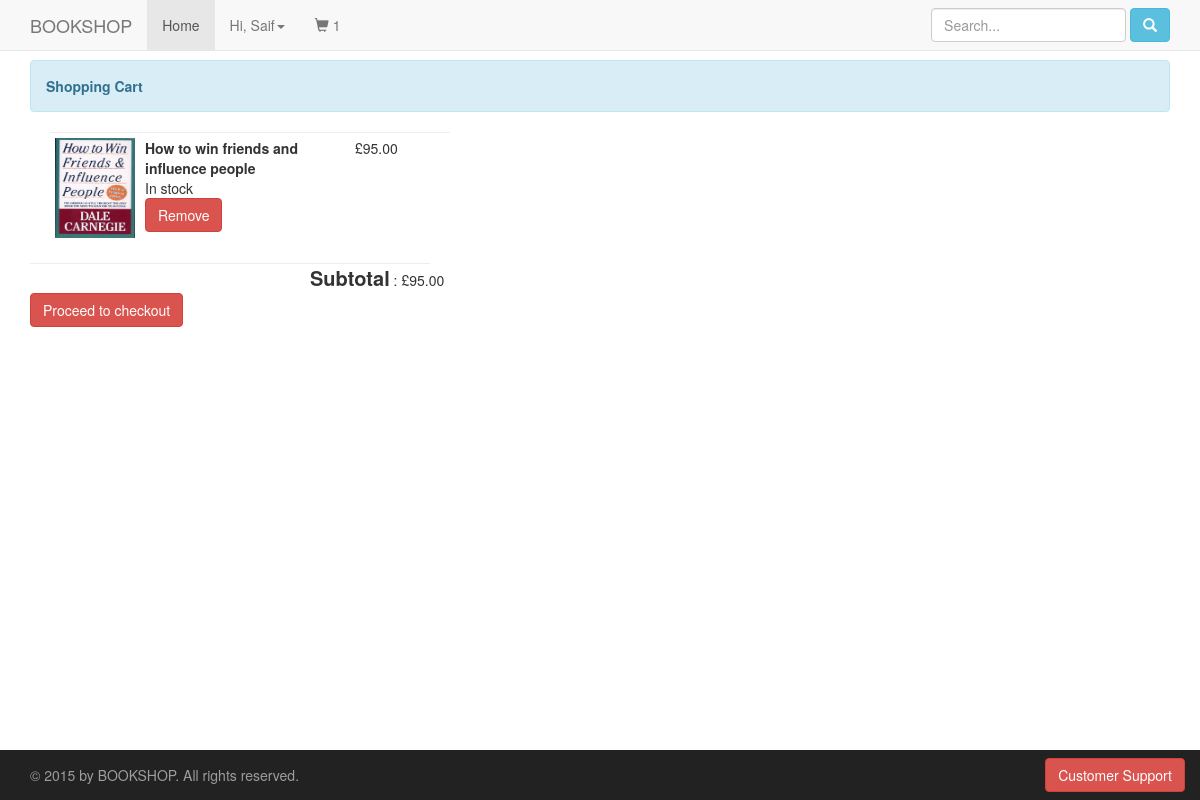
Screenshot of /cart (signed in) with the database file from the repository.
### tables this page shows
CREATE TABLE users 
(userId INTEGER PRIMARY KEY, 
password TEXT,
email TEXT,
firstName TEXT,
lastName TEXT,
address1 TEXT,
address2 TEXT,
zipcode TEXT,
city TEXT,
state TEXT,
country TEXT, 
phone TEXT
);

CREATE TABLE "products" ("productId" INTEGER PRIMARY KEY, "name" TEXT, "price" REAL, "description" TEXT, "image" TEXT, "stock" INTEGER, "categoryId" INTEGER NOT NULL REFERENCES "categories" ("catgeoryId"));

### main.py (the view)
@app.route("/cart")
def cart():
    if 'email' not in session:
        return redirect(url_for('loginForm'))
    loggedIn, firstName, noOfItems = makeSignin()
    email = session['email']
    with sqlite3.connect('app.db') as conn:
        connectionCursor = conn.cursor()
        connectionCursor.execute("SELECT userId FROM users WHERE email = '" + email + "'")
        userId = connectionCursor.fetchone()[0]
        connectionCursor.execute("SELECT products.productId, products.name, products.price, products.image FROM products, kart WHERE products.productId = kart.productId AND kart.userId = " + str(userId))
        products = connectionCursor.fetchall()
    totalPrice = 0
    for row in products:
        totalPrice += row[2]
    return render_template("cart.html", products = products, totalPrice=totalPrice, loggedIn=loggedIn, firstName=firstName, noOfItems=noOfItems)

### main.py (called while the page is built)
def makeSignin():
    with sqlite3.connect('app.db') as conn:
        connectionCursor = conn.cursor()
        if 'email' not in session:
            loggedIn = False
            firstName = ''
            noOfItems = 0
        else:
            loggedIn = True
            connectionCursor.execute("SELECT userId, firstName FROM users WHERE email = '" + session['email'] + "'")
            userId, firstName = connectionCursor.fetchone()
            connectionCursor.execute("SELECT count(productId) FROM kart WHERE userId = " + str(userId))
            noOfItems = connectionCursor.fetchone()[0]
    conn.close()
    return (loggedIn, firstName, noOfItems)

### templates/cart.html (shortened to what this page needs)
<!DOCTYPE HTML>
<html>
<head>
<link rel="stylesheet" href={{url_for('static', filename='css/cart.css')}} />
<link rel="stylesheet" href="https://maxcdn.bootstrapcdn.com/bootstrap/3.3.7/css/bootstrap.min.css">
</head>
<body>
<div class="navbar navbar-default navbar-fixed-top">
    <div class="container">
         <div class="navbar-header">
            <a class="navbar-brand" rel="home" href="/" title="Buy Everything">BOOKSHOP</a>
        </div>
        <div id="navbar" class="collapse navbar-collapse navbar-responsive-collapse">
            <ul class="nav navbar-nav">
                <li class="active"><a href="/">Home</a></li>
				{% if not loggedIn %}
				<li><a class="link" href="/loginForm">Sign In</a></li>
				{% else %}
                <li class="dropdown">
                    <a href="#" class="dropdown-toggle" data-toggle="dropdown" role="button" aria-haspopup="true" aria-expanded="false">Hi, {{firstName}}<span class="caret"></span></a>
                </li>
				{% endif %}
				<li><a class="link" href="/cart">
						<span class="glyphicon glyphicon-shopping-cart"></span> {{noOfItems}}
				</a></li>
            </ul>
			<form class="navbar-form navbar-right" role="search" method="post" id="searchform" action="/search">
				<div class="form-group">
					<input name="searchBox" id="searchBox" type="text" class="search-query form-control" autocomplete="off" placeholder="Search...">
					<button id="searchButton" class="btn btn-info" type="submit" value="Search">
					  <span class="glyphicon glyphicon-search"></span>
					</button>
				</div>
			</form>
		</div>
    </div>
</div>
<div id="cartItems" class="container">
	<div class="alert alert-info">
			<strong>Shopping Cart</strong>
		</div>
	<div id="tableItems">
		{% for row in products %}
		<div>
			<hr id="seperator">
			<div id="itemImage">
				<img src={{url_for('static', filename='uploads/'+row[3])}} id="image"/>
			</div>
			<div id="itemName">
				<span id="itemNameTag">{{row[1]}}</span><br>
				In stock<br>
				<a class="btn btn-danger"href="/removeFromCart?productId={{row[0]}}">Remove</a>
			</div>
			<div id="itemPrice">
				&#163;{{"%.2f"|format(row[2])}}
			</div>
		</div>
		{% endfor %}
	</div>
	{% if products|length > 0   %}
		<hr id="seperator">
		<div id="total">
			<span id="subtotal">Subtotal</span> : &#163;{{"%.2f"|format(totalPrice)}}
		</div>
		<a align="right" class="btn btn-danger"href="/paymentDetails">Proceed to checkout</a>
	{% endif %}
</div>
<nav class="navbar-wrapper navbar-inverse navbar-fixed-bottom">
  <div class="container-fluid">
    <p class="navbar-text pull-left">&copy; 2015 by BOOKSHOP. All rights reserved.</p>
    <a href="/contactus" class="btn navbar-btn btn-danger pull-right">Customer Support</a>
  </div>
</nav>
</body>
</html>

### static/css/cart.css (style rules this page uses)
#tableItems { margin-left: 20px; margin-right: 20px; margin-top: 20px; margin-bottom: 20px; }
#itemImage { margin-left: 5px; margin-right: 5px; margin-top: 5px; margin-bottom: 5px; height: 100px; float: left; }
#itemName { margin-left: 5px; margin-right: 5px; margin-top: 5px; margin-bottom: 5px; height: 100px; width: 200px; float: left; }
#itemPrice { margin-left: 5px; margin-right: 5px; margin-top: 5px; margin-bottom: 5px; height: 100px; display: inline-block; }
#image { height: 100px; width: 80px; }
#seperator { margin: 0px; max-width: 400px; }
#total { padding-left: 280px; }
#itemNameTag { font-weight: bold; }
#subtotal { font-weight: bold; font-size: 20px; }

### rows the page displays
users: firstName "Saif"
products: image (picture), name "How to win friends and influence people", price "95.00"

### other values shown
{{ noOfItems }} "1"
{{ "%.2f"|format(totalPrice) }} "95.00"
